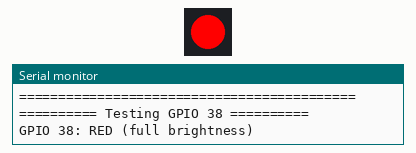
This sketch was run on a simulated ESP32-S3. Parts: 1 RGB LEDs in strip order, left to right, the last lines printed to the serial monitor.

Above: at 2.7 s.
At 4.2 s:
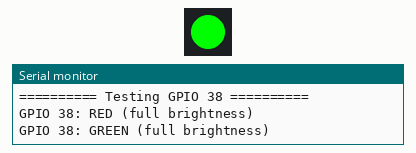
At 5.7 s:
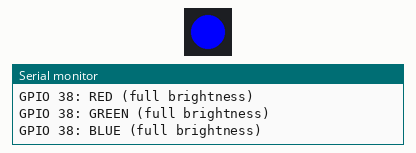
At 7.2 s:
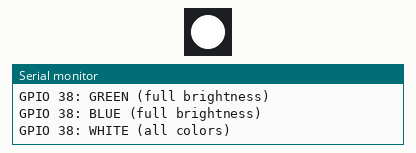
Timing chart, 0 to 11.1 s (numbered marks = the images above):
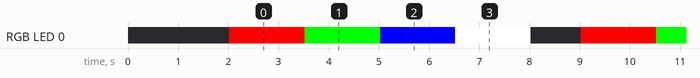

Measured:
- by itself, RGB LED 0: repeats every 7.0 s: RGB(0, 255, 0) 1.5 s, RGB(0, 0, 255) 1.5 s, RGB(255, 255, 255) 1.5 s, off 1.0 s, RGB(255, 0, 0) 1.5 s

The sketch:

test_rgb_adafruit.ino
```cpp
/*
  ESP32-S3 RGB LED Test using Adafruit NeoPixel Library
  Tests common RGB LED pins with Adafruit library

  IMPORTANT: Install "Adafruit NeoPixel" library first
  (Tools -> Manage Libraries -> Search "Adafruit NeoPixel")
*/

#include <Adafruit_NeoPixel.h>

// Common RGB LED pins on ESP32-S3 boards
int test_pins[] = {38, 48, 2, 8, 18};
int num_pins = 5;

void setup() {
  Serial.begin(115200);
  delay(2000);

  Serial.println("\n===========================================");
  Serial.println("ESP32-S3 RGB LED Test (Adafruit NeoPixel)");
  Serial.println("===========================================");
  Serial.println("Testing pins: 38, 48, 2, 8, 18");
  Serial.println("Watch your board for LED activity!");
  Serial.println("===========================================\n");
}

void loop() {
  for (int i = 0; i < num_pins; i++) {
    int pin = test_pins[i];

    // Create NeoPixel object for this pin
    Adafruit_NeoPixel pixel(1, pin, NEO_GRB + NEO_KHZ800);
    pixel.begin();
    pixel.setBrightness(255);  // Full brightness

    Serial.printf("\n========== Testing GPIO %d ==========\n", pin);

    // Test RED
    Serial.printf("GPIO %d: RED (full brightness)\n", pin);
    pixel.setPixelColor(0, pixel.Color(255, 0, 0));
    pixel.show();
    delay(1500);

    // Test GREEN
    Serial.printf("GPIO %d: GREEN (full brightness)\n", pin);
    pixel.setPixelColor(0, pixel.Color(0, 255, 0));
    pixel.show();
    delay(1500);

    // Test BLUE
    Serial.printf("GPIO %d: BLUE (full brightness)\n", pin);
    pixel.setPixelColor(0, pixel.Color(0, 0, 255));
    pixel.show();
    delay(1500);

    // Test WHITE (all colors)
    Serial.printf("GPIO %d: WHITE (all colors)\n", pin);
    pixel.setPixelColor(0, pixel.Color(255, 255, 255));
    pixel.show();
    delay(1500);

    // OFF
    Serial.printf("GPIO %d: OFF\n", pin);
    pixel.clear();
    pixel.show();
    delay(1000);
  }

  Serial.println("\n===========================================");
  Serial.println("SCAN COMPLETE!");
  Serial.println("Did you see any LED light up?");
  Serial.println("If YES: Note which GPIO number worked");
  Serial.println("If NO: Your board might not have RGB LED");
  Serial.println("Restarting in 5 seconds...");
  Serial.println("===========================================\n");
  delay(5000);
}
```
